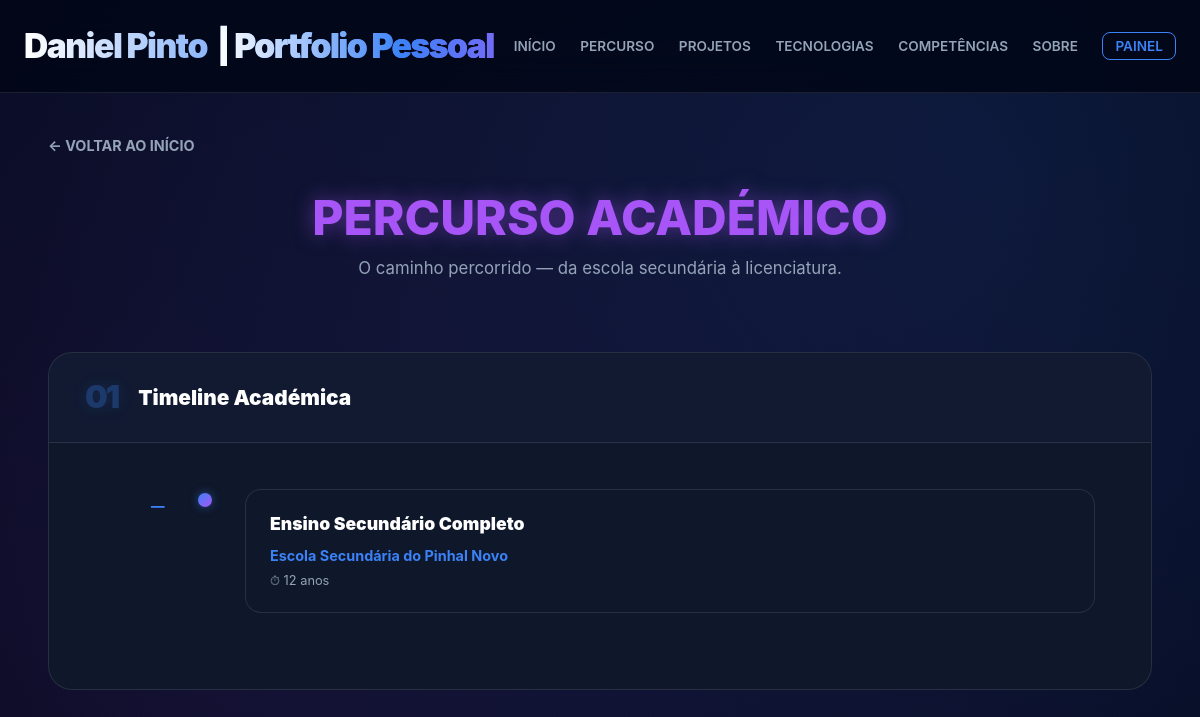
/percurso/, run on an earlier commit of the app's database.
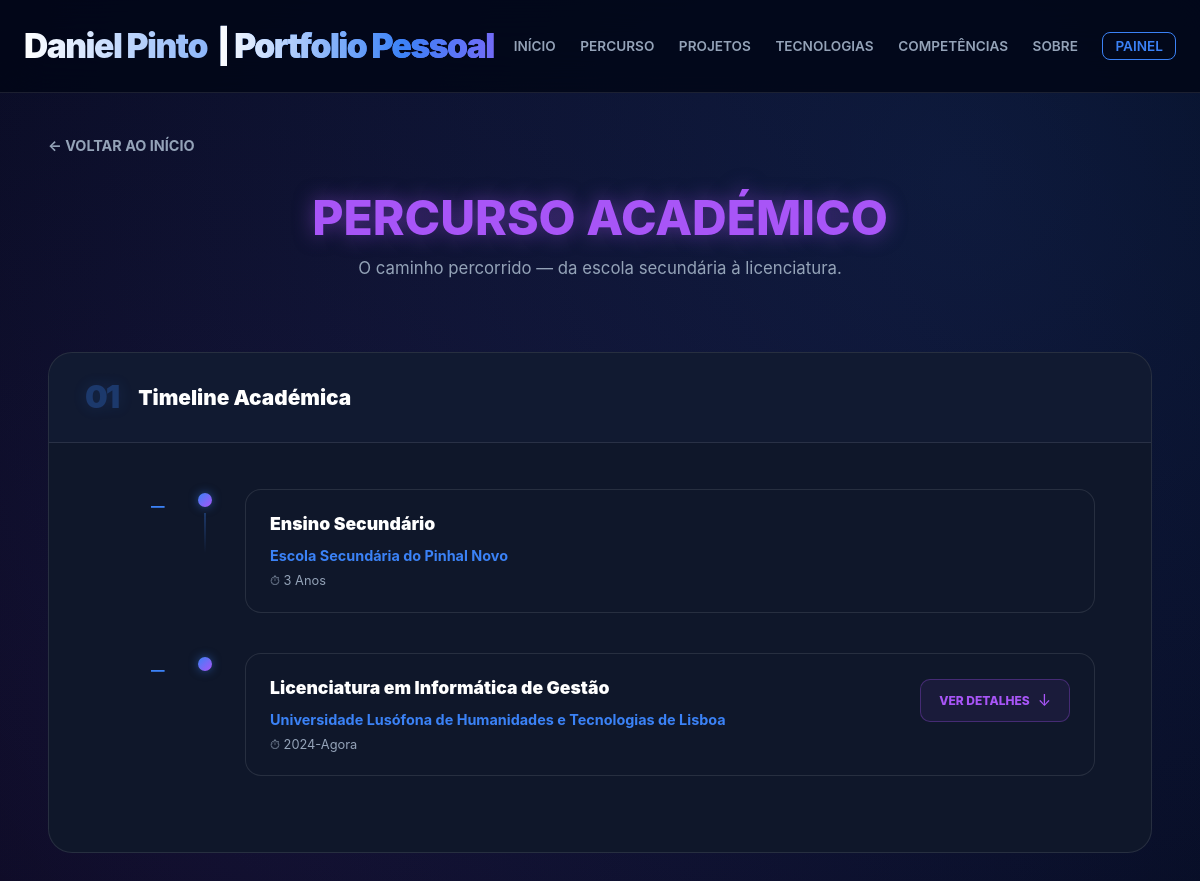
And on a later commit of the database.
### portfolioPessoal/models.py (models this page shows, shortened)
class Formacao(models.Model):
    nomeFormacao = models.CharField(max_length=150, verbose_name="Nome da Formação")
    instituicao = models.CharField(max_length=150, verbose_name="Instituição")
    duracaoFormacao = models.CharField(max_length=50, verbose_name="Duração")
    class Meta:
        verbose_name = "Formação"
        verbose_name_plural = "Formações"

### portfolioPessoal/views.py (the view)
# urls.py: path('percurso/', views.percurso_view, name='percurso'),
def percurso_view(request):
    try:
        licenciatura = Licenciatura.objects.prefetch_related(
            'unidades_curriculares',
            'unidades_curriculares__equipa_docente',
        ).get(nomeCurso="Informática de Gestão")
    except Licenciatura.DoesNotExist:
        licenciatura = None
    formacoes = Formacao.objects.all().order_by('id')
    return render(request, 'portfoliopessoal/percurso.html', {
        'licenciatura': licenciatura,
        'formacoes': formacoes,
    })

### portfolioPessoal/templates/portfoliopessoal/percurso.html (shortened to what this page needs)
{% extends 'portfoliopessoal/base.html' %}
{% block content %}
<div style="padding-top: 40px; animation: fadeInUp 0.8s ease-out forwards;">
    <a href="{% url 'portfolio' %}" class="btn-back">← Voltar ao Início</a>
    <div style="text-align: center; margin-bottom: 70px;">
        <h2 class="hero-subtitle" style="margin-bottom: 10px;">Percurso <span>Académico</span></h2>
        <p style="color: var(--text-muted); font-size: 1.05rem; max-width: 500px; margin: 0 auto; line-height: 1.6;">
            O caminho percorrido — da escola secundária à licenciatura.
        </p>
    </div>
    {% if formacoes %}
    <div class="sobre-section" style="margin-bottom: 50px;">
        <div class="sobre-section-header">
            <span class="sobre-section-num" style="text-shadow: 0 0 15px var(--accent-glow);">01</span>
            <h3 class="sobre-section-title">Timeline Académica</h3>
        </div>
        <div class="sobre-section-body">
            <div class="formacao-list">
                {% for f in formacoes %}
                <div class="formacao-card">
                    <div class="formacao-ano"><span>—</span></div>
                    <div class="formacao-connector">
                        <div class="formacao-dot"></div>
                        <div class="formacao-line"></div>
                    </div>
                    <div class="formacao-body" style="transition: 0.3s ease;">
                        <div style="display: flex; justify-content: space-between; align-items: flex-start; flex-wrap: wrap; gap: 15px;">
                            <div>
                                <h3 class="formacao-titulo">{{ f.nomeFormacao }}</h3>
                                <p class="formacao-inst">{{ f.instituicao }}</p>
                                <p class="formacao-duracao">⏱ {{ f.duracaoFormacao }}</p>
                            </div>
                            {% if "Informática de Gestão" in f.nomeFormacao and licenciatura %}
                            <div onclick="toggleLicenciatura()" style="cursor: pointer; background: rgba(168, 85, 247, 0.08); border: 1px solid rgba(168, 85, 247, 0.3); padding: 8px 18px; border-radius: 10px; transition: 0.3s; display: inline-flex; align-items: center; gap: 8px; height: fit-content; margin-top: 5px;" onmouseover="this.style.background='rgba(168, 85, 247, 0.15)'; this.style.boxShadow='0 0 15px rgba(168, 85, 247, 0.2)';" onmouseout="this.style.background='rgba(168, 85, 247, 0.08)'; this.style.boxShadow='none';">
                                <span id="texto-lic" style="color: var(--purple); font-weight: 800; font-size: 0.75rem; text-transform: uppercase;">Ver Detalhes</span>
                                <span id="seta-lic" style="color: var(--purple); font-size: 1rem; display: inline-block; transition: 0.4s ease;">↓</span>
                            </div>
                            {% endif %}
                        </div>
                        </div>
                </div>
                {% endfor %}
            </div>
        </div>
    </div>
    {% else %}
    <div style="text-align: center; padding: 60px; background: var(--bg-card); border-radius: 20px; border: 1px dashed var(--border); color: var(--text-muted);">
        Ainda não há dados curriculares registados.
    </div>
    {% endif %}
</div>
{% endblock %}

What changed in the data, as far as the page shows it:
changed Formacao "Escola Secundária do Pinhal Novo": nomeFormacao "Ensino Secundário Completo" → "Ensino Secundário"; duracaoFormacao "12 anos" → "3 Anos"
added Formacao: nomeFormacao "Licenciatura em Informática de Gestão", instituicao "Universidade Lusófona de Humanidades e Tecnologias de Lisboa", duracaoFormacao "2024-Agora", shows "VER DETALHES"
